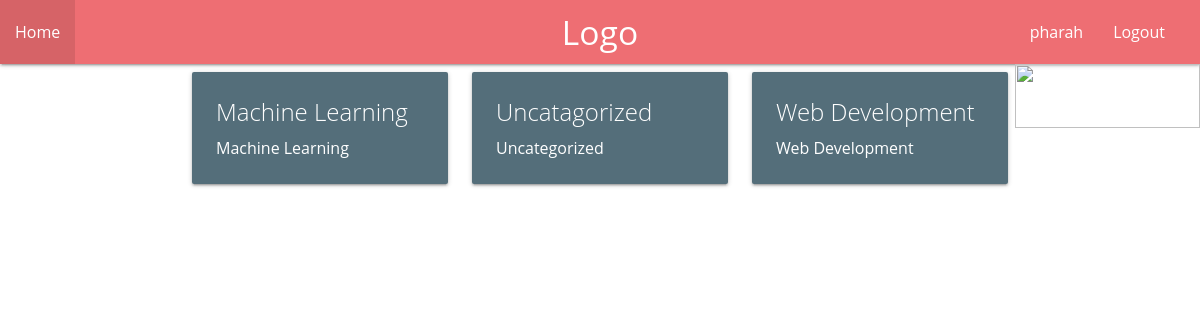
The page / (signed in) on the database its author committed.
### main/models.py (models this page shows, shortened)
class BlogArticleCategory(models.Model):
    category_name = models.CharField(max_length=200)
    category_summary = models.CharField(max_length=400)
    category_slug = models.CharField(max_length=100, default=1)
    class Meta:
        verbose_name_plural = "Categories"

### main/views.py (the view)
# urls.py: path("", views.HomeListView.as_view(), name="home_page"),
class HomeListView(ListView):
    model = BlogArticleCategory
    template_name = "main/home.html"
    context_object_name = "blog_categories"
    ordering = ["category_name"]

### main/templates/main/home.html
{% extends "main/header.html" %}
{% block content %}
    <div class="row">
        {% for blog_category in blog_categories %}
            <div class="col s12 m6 l4">
                <a href="{{ blog_category.category_slug }}">
                    <div class="card blue-grey darken-1 hoverable">
                        <div class="card-content white-text">
                          <span class="card-title">{{ blog_category.category_name }}</span>
                          <p> {{ blog_category.category_summary | safe }}</p>
                        </div>
                    </div>
                </a>
            </div>
        {% endfor %}
    </div>
{% endblock %}

### main/templates/main/includes/navbar.html
<div class="navbar-fixed">
    <nav>
        <div class="nav-wrapper">
          <a href="" class="brand-logo center">Logo</a>
          <ul class="left hide-on-med-and-down">
            <li class="active"><a href="{% url "main:home_page" %}">Home</a></li>
          </ul>
            <ul class="right hide-on-med-and-down">
            {% if user.is_authenticated %}
                <li ><a href="{% url "main:profile" %}">{{ user.username }}</a></li>
                <li ><a href="{% url "main:logout" %}">Logout</a></li>
                <img src="{{ user.profile.user_dp.url }}" width="auto" height="100%">
            {% else %}
                <li ><a href="/login/">Login</a></li>
                <li ><a href="/register/">Register</a></li>
            {% endif %}
          </ul>
        </div>
    </nav>
</div>

### rows shown on the page
BlogArticleCategory: category_name "Machine Learning", category_summary "Machine Learning"
BlogArticleCategory: category_name "Uncatagorized", category_summary "Uncategorized"
BlogArticleCategory: category_name "Web Development", category_summary "Web Development"

### other values the page prints
{{ user.username }} "pharah"
